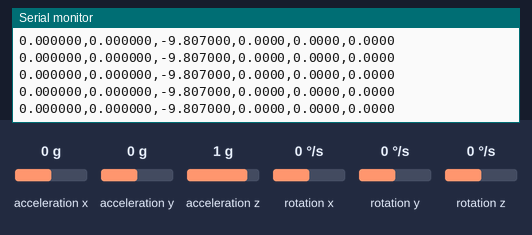
A program run on a simulated ESP32. On the bench: the last lines printed to the serial monitor. Inputs (shaded band) come from the test bench; at power-on: acceleration x 0 g, acceleration y 0 g, acceleration z 1 g, rotation x 0 °/s, rotation y 0 °/s, rotation z 0 °/s.

Above: at 2.2 s.
2.3 s: acceleration x set to -1.4 g
At 2.9 s:
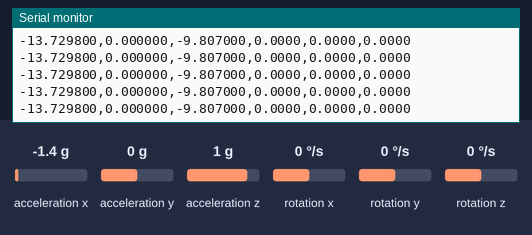
3.8 s: acceleration y set to -1.4 g
At 4.5 s:
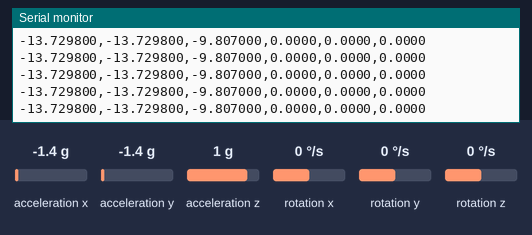
5.3 s: acceleration z set to -1.4 g
At 6.0 s:
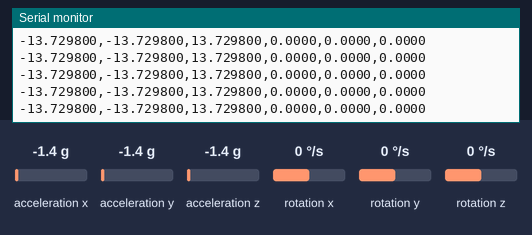
6.8 s: rotation x set to -192 °/s
At 7.7 s:
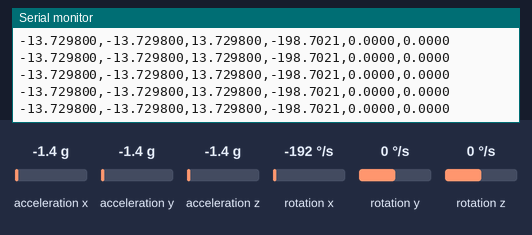
8.3 s: rotation y set to -192 °/s
At 9.1 s:
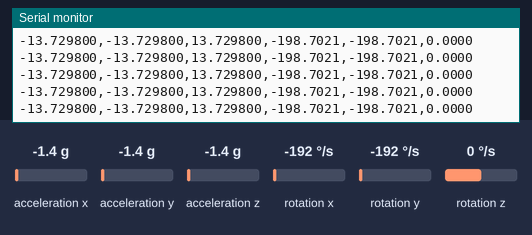

Measured:
- after the input at 2.3 s, the serial monitor: prints a new line at once (image 1)
- after the input at 3.8 s, the serial monitor: prints a new line at once (image 2)
- after the input at 5.3 s, the serial monitor: prints a new line at once (image 3)
- after the input at 6.8 s, the serial monitor: prints a new line at once (image 4)
- after the input at 8.3 s, the serial monitor: prints a new line at once (image 5)

The program:

main.cpp
```cpp
#include <MPU9250.h>
#include <Arduino.h>

#define rad2deg 59.29577951

#define calibrateIMU false   // set false to skip calibration step
#define ACCELBIAS_X 2.38     //TODO: write to EEPROM
#define ACCELBIAS_Y 0.74
#define ACCELBIAS_Z 4.29

// an MPU9250 object with the MPU-9250 sensor on I2C bus 0 with address 0x68
MPU9250 IMU(Wire,0x68);
int status;

void setup() {
  // serial to display data
  Serial.begin(115200);
  while(!Serial) {}

  // start communication with IMU
  status = IMU.begin();
  if (status < 0) {
    Serial.println("IMU initialization unsuccessful");
    Serial.println("Check IMU wiring or try cycling power");
    Serial.print("Status: ");
    Serial.println(status);
    while(1) {}
  }
  status = IMU.calibrateGyro();
  Serial.println("Gyro cal status: " + String(status));
  if (calibrateIMU){
    status = IMU.calibrateAccel2();
    Serial.println("Accel cal status: " + String(status));
  }
  else {
    // manually set accelbias and scales
    IMU.setAccelCalX(ACCELBIAS_X, 1);
    IMU.setAccelCalY(ACCELBIAS_Y, 1);
    IMU.setAccelCalZ(ACCELBIAS_Z, 1);
  }
  Serial.println("Accel biases: ");
  Serial.print(String(IMU.getAccelBiasX_mss()) + "  "
              + String(IMU.getAccelBiasY_mss()) + "  "
              + String(IMU.getAccelBiasZ_mss()) + "  ");

  // setting the accelerometer full scale range to +/-8G
  IMU.setAccelRange(MPU9250::ACCEL_RANGE_8G);
  // setting the gyroscope full scale range to +/-500 deg/s
  IMU.setGyroRange(MPU9250::GYRO_RANGE_500DPS);
  // setting DLPF bandwidth to 20 Hz
  IMU.setDlpfBandwidth(MPU9250::DLPF_BANDWIDTH_20HZ);
  // setting SRD to 19 for a 50 Hz update rate
  IMU.setSrd(19);

  delay(1000);
}

void loop() {
  // read the sensor
  IMU.readSensor();

  // display the data
  Serial.print(IMU.getAccelX_mss(),6);
  Serial.print(",");
  Serial.print(IMU.getAccelY_mss(),6);
  Serial.print(",");
  Serial.print(IMU.getAccelZ_mss(),6);
  Serial.print(",");
  Serial.print(rad2deg * IMU.getGyroX_rads(),4);
  Serial.print(",");
  Serial.print(rad2deg * IMU.getGyroY_rads(),4);
  Serial.print(",");
  Serial.print(rad2deg * IMU.getGyroZ_rads(),4);
  Serial.println();
  delay(20);
}
```
